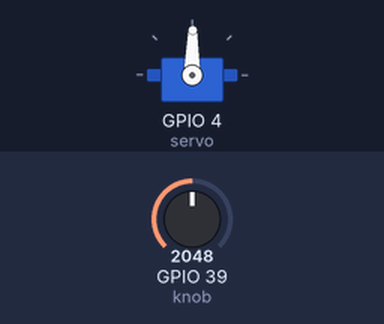
This program was run on a simulated ESP32 board running MicroPython. Shown: servo. The test bench sets the inputs (shaded band); at power-on: GPIO 39 (knob) = 2048 (analog values on the 0–4095 scale). Servo angles are drawn from the pulse width (0.5 ms = 0°, 2.5 ms = 180°).

Above: at 1.2 s.
1.3 s: GPIO 39 (knob) set to 2866
At 2.0 s:
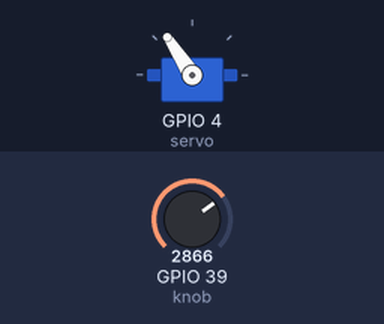
2.8 s: GPIO 39 (knob) set to 3603
At 3.3 s:
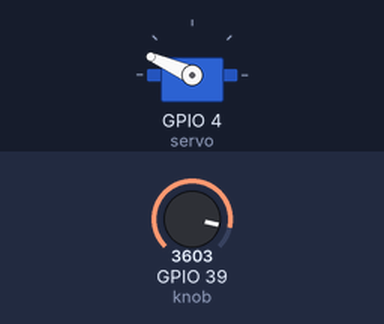
4.3 s: GPIO 39 (knob) set to 4095
At 4.6 s:
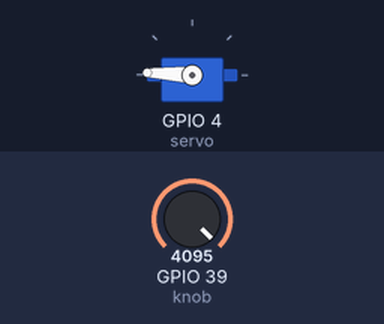
5.8 s: GPIO 39 (knob) set to 1228
At 6.4 s:
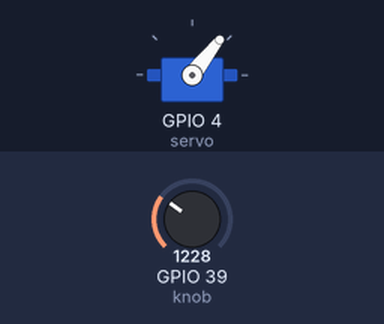
7.3 s: GPIO 39 (knob) set to 491
At 7.8 s:
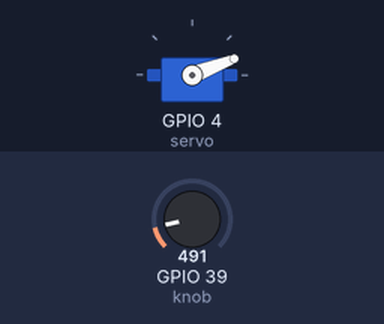
Timing chart, 0 to 9.8 s (numbered marks = the images above; inputs shaded):
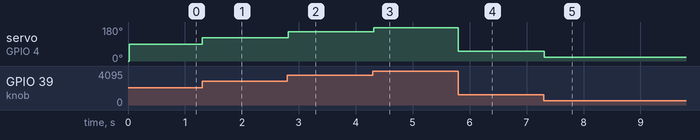

Measured:
- after the input at 1.3 s, servo on GPIO 4 (servo): 89° → 123° at once
- after the input at 2.8 s, servo on GPIO 4 (servo): 123° → 156° at once
- after the input at 4.3 s, servo on GPIO 4 (servo): 156° → 177° at once
- after the input at 5.8 s, servo on GPIO 4 (servo): 177° → 52° at once
- after the input at 7.3 s, servo on GPIO 4 (servo): 52° → 21° at once

The program:

mission_dial_servo.py
```python
from machine import Pin, PWM, ADC
import time

servo = PWM(Pin(4))
servo.freq(50)
servo.duty_u16(1638)
knob = ADC(Pin(39))
knob.atten(ADC.ATTN_11DB)
knob.width(ADC.WIDTH_12BIT)

while True:
    angle = ((knob.read() - 0) * (180 - 0) // (4095 - 0) + 0)  # 0~4095 → 0~180
    servo.duty_u16(1638 + angle * 6462 // 180)
    time.sleep_ms(20)
```
